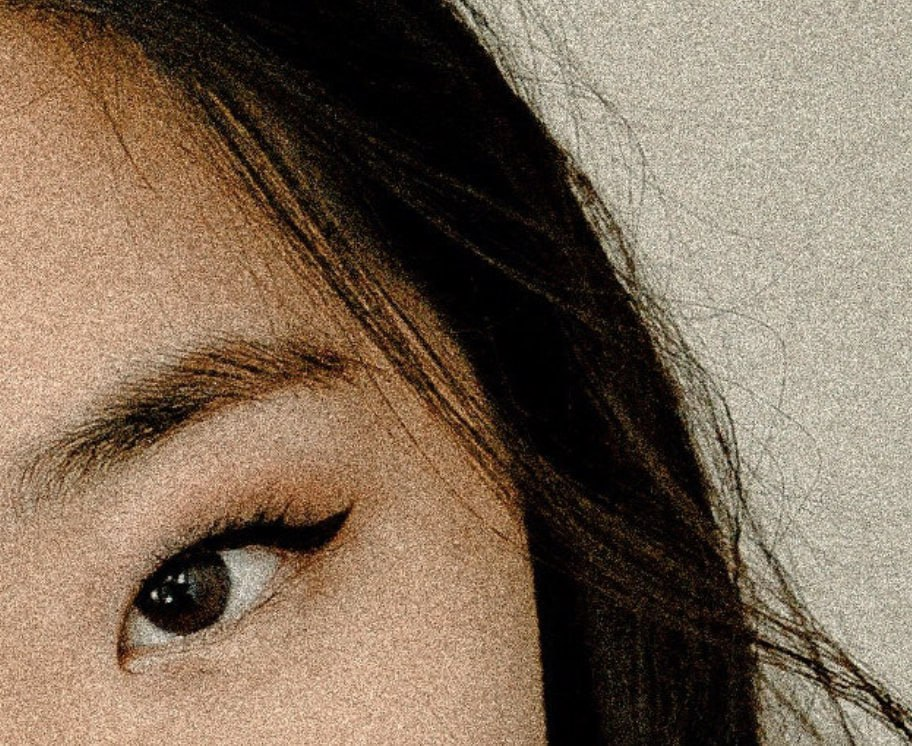
#> input picture Math/Noise/shum.jpg, 912 x 746 px, found by its file name
$ python MoreaYoshida.py
#> lines starting #> are read from the running program, lines starting #| are printed output that depends on the picture
import numpy as np
import cv2
from skimage.io import imread
from skimage.color import rgb2gray
from skimage.metrics import structural_similarity as ssim


def validate_images(original, compressed):
    if original is None or compressed is None:
        raise ValueError("Одно или оба изображения не загружены")
    if original.size == 0 or compressed.size == 0:
        raise ValueError("Изображения не должны быть пустыми")
    if original.dtype != np.uint8 or compressed.dtype != np.uint8:
        raise TypeError("Оба изображения должны быть 8-битными")
    if original.shape != compressed.shape:
        raise ValueError("Изображения должны быть одинакового размера")

def to_grayscale(image):
    if image.ndim == 3:
        return rgb2gray(image)
    return image

def PSNR(original, compressed):
    validate_images(original, compressed)
    mse = np.mean((original - compressed) ** 2)
    if mse == 0:
        return float('inf')
    max_pixel = 255.0
    return 20 * np.log10(max_pixel / np.sqrt(mse))

def SSIM(original, compressed):
    validate_images(original, compressed)
    gray1 = to_grayscale(original)
    gray2 = to_grayscale(compressed)
    score, _ = ssim(gray1, gray2, full=True) #data_range убрана, могут изменится результаты
    return score

def tv_norm(image, eps=1e-8, l=1, p=2):
    x_diff = image[:-1, :-1] - image[:-1, 1:]
    y_diff = image[:-1, :-1] - image[1:, :-1]
    grad_mag = (abs(x_diff**p) + abs(y_diff**p) + eps)**(l/p)
    loss = np.sum(grad_mag)
    dx_diff = x_diff / grad_mag
    dy_diff = y_diff / grad_mag
    grad = np.zeros_like(image, dtype=np.float64)
    grad[:-1, :-1] += dx_diff + dy_diff
    grad[:-1, 1:] -= dx_diff
    grad[1:, :-1] -= dy_diff
    return loss, grad

def lp_norm(image, orig_image, l, p):
    grad = (l/p)*(image - orig_image)
    loss = (np.sum(grad ** p)) ** (l/p)
    return loss, grad

def prox_tv(u, weight, iter=10):
    v = tv_norm(u.copy(),p=1)[1]
    for _ in range(iter):
        loss, grad = tv_norm(v, p=1)
        v = v - weight * grad
    return v

def my_tv_envelope(u, mu=0.001, prox_iter=20):
    v = np.array(prox_tv(u, weight=mu, iter=prox_iter))
    loss, _ = tv_norm(v, p=2)
    envelope = loss + (1 / (2 * mu)) * np.sum((v - u) ** 2)
    grad = v
    return envelope, grad

def eval_loss_and_grad(image, orig_image, strength=0.9, mu=0.01, useMorea=False):
    lp_loss, lp_grad = lp_norm(image, orig_image, 1, 2)
    if useMorea: # if true => MoreaYosida
        tv_loss, tv_grad = my_tv_envelope(image, mu)
        loss =  tv_loss + lp_loss
        grad =  tv_grad + lp_grad
    else: # if false => TV
        tv_loss, tv_grad = tv_norm(image, l=1, p=2)
        loss =  strength *tv_loss + lp_loss
        grad =  strength*tv_grad + lp_grad

    return loss, grad

def tv_denoise_gradient_descent(image, strength=0.1, step_size=1e-2, tol=3.2e-3, iter=0,
                                mu=0.01, use=False):
    orig_image = image.copy()
    momentum = np.zeros_like(image)
    momentum_beta = 0.9
    loss_smoothed = 0
    loss_smoothing_beta = 0.9
    i = 0

    if iter == 0:
        while True:
            i += 1
            loss, grad = eval_loss_and_grad(image, orig_image, strength, mu, use)
            loss_smoothed = loss_smoothed * loss_smoothing_beta + loss * (1 - loss_smoothing_beta)
            loss_smoothed_debiased = loss_smoothed / (1 - loss_smoothing_beta ** i)
            if i > 1 and loss_smoothed_debiased / loss < tol + 1:
                break
            step = step_size / (strength + 1)

            # momentum импульс
            # momentum_beta коэфицент к импульсу
            momentum = momentum * momentum_beta + grad * (1 - momentum_beta)
            image -= step / (1 - momentum_beta ** i) * momentum
    else:
        for i in range(1, iter):
            loss, grad = eval_loss_and_grad(image, orig_image, strength, mu, use)
            step = step_size / (strength + 1)
            momentum = momentum * momentum_beta + grad * (1 - momentum_beta)
            image -= step / (1 - momentum_beta ** i) * momentum

    return image

# Основной запуск
if __name__ == "__main__":
    image_path = "shum.jpg"
    output_path = "denoised_my_3.jpg"
    output_path_tv = "denoised_my_3_tv.jpg"

    image = cv2.imread(image_path, cv2.IMREAD_GRAYSCALE).astype(np.float32) / 255.0
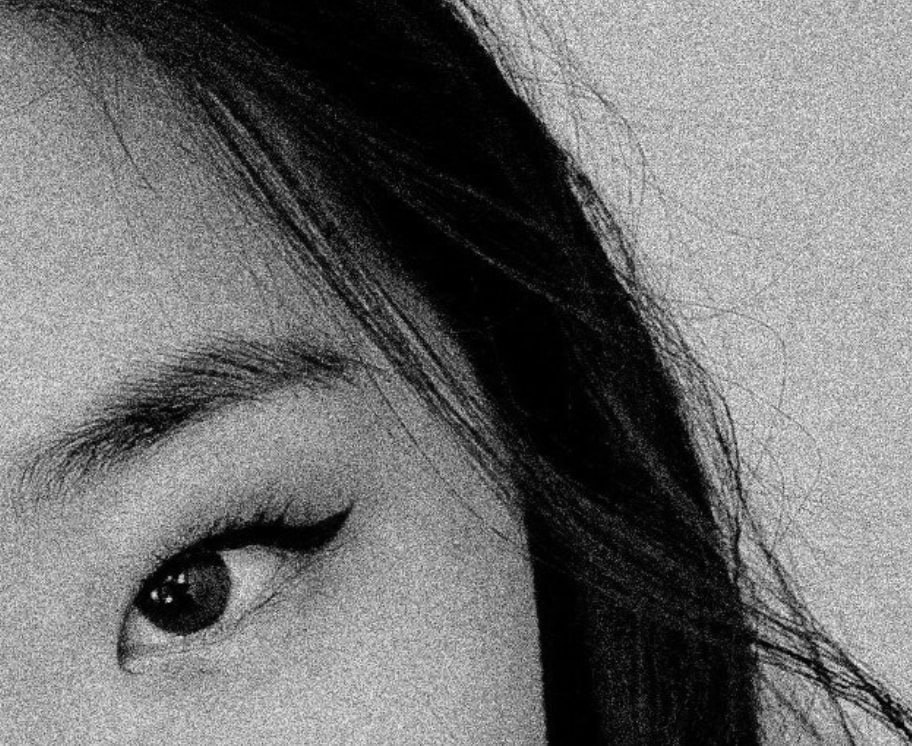
#> image: shape (746, 912) float32; min 0, max 1, mean 0.431

    denoised = tv_denoise_gradient_descent(image.copy(), strength=0.1, iter=20, mu=0.01, use=True)
#> the loop in tv_denoise_gradient_descent, `for i in range(1, iter):` made 19 passes
#> (loss, lp_loss in eval_loss_and_grad, tv_loss in eval_loss_and_grad) on passes 1 to 12: (38130614.4, 0, 38130614.4), (37870924.7, 3.6, 37870921.1), (35184473.4, 6.68, 35184466.8), (34206423.1, 9.51, 34206413.5), (33995498.6, 12.1, 33995486.5), (34040036.6, 14.47, 34040022.2), (34253336.6, 16.6, 34253320), (34634291.3, 18.5, 34634272.8), (35040441.3, 20.19, 35040421.1), (35494891.9, 21.66, 35494870.2), (35789777.4, 22.94, 35789754.5), (36097391.6, 24.02, 36097367.6)
#> pass 1, in tv_norm, `grad_mag = (abs(x_diff**p) + abs(y_diff**p) + eps)**(l/p)`:
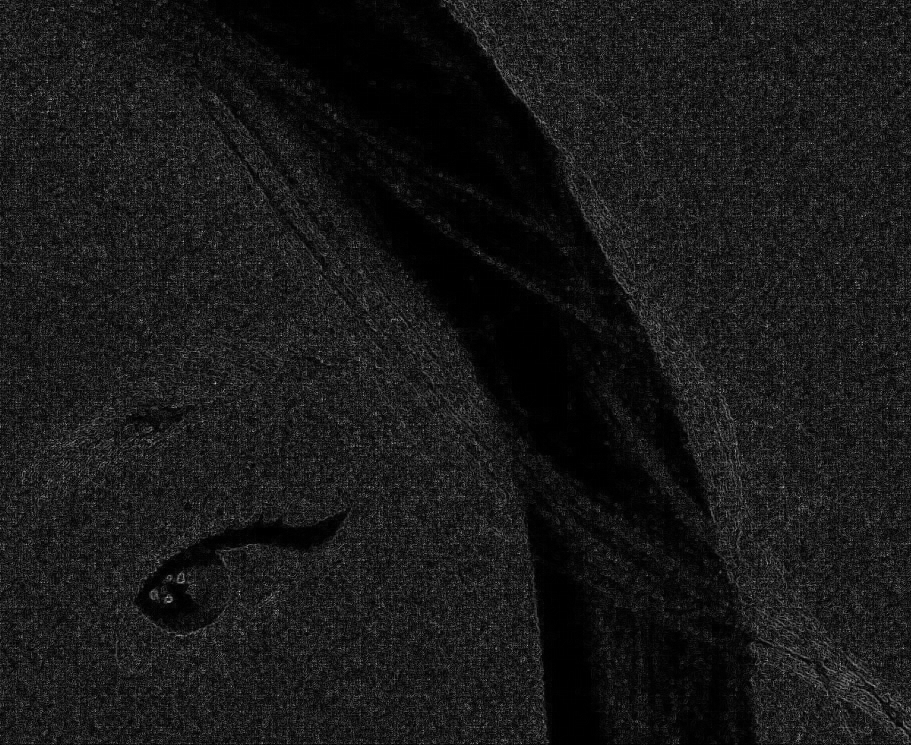
#> grad_mag: shape (745, 911) float32; min 1e-08, max 0.769, mean 0.0962
#> after the loop in tv_denoise_gradient_descent, `for i in range(1, iter):`:
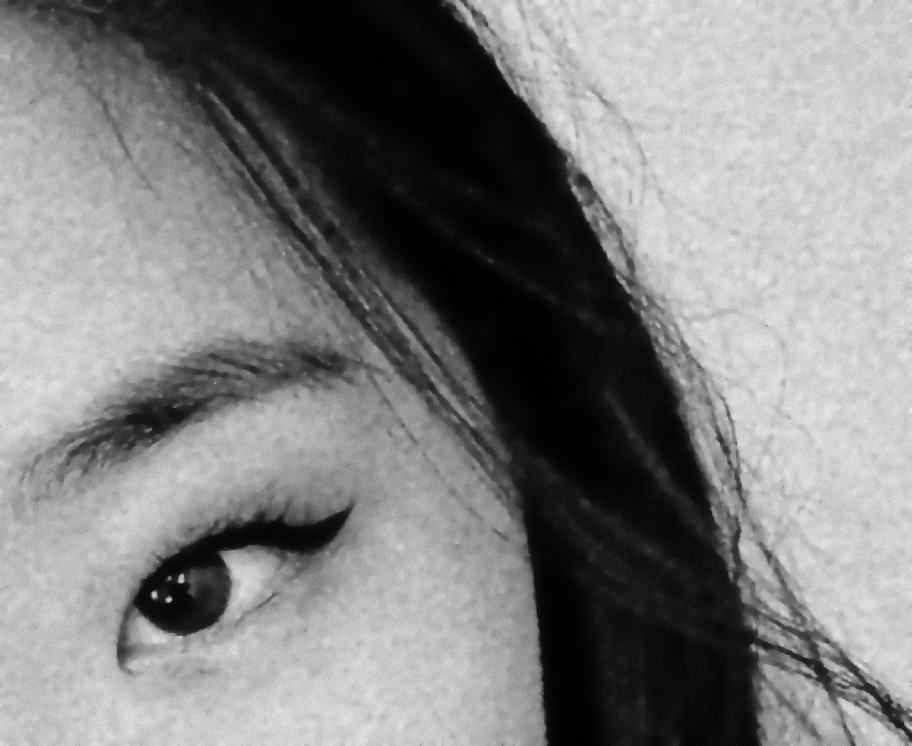
#> image: shape (746, 912) float32; min -0.00493, max 0.864, mean 0.431; drawn with min black and max white
#> after the loop in tv_denoise_gradient_descent, `for i in range(1, iter):`:
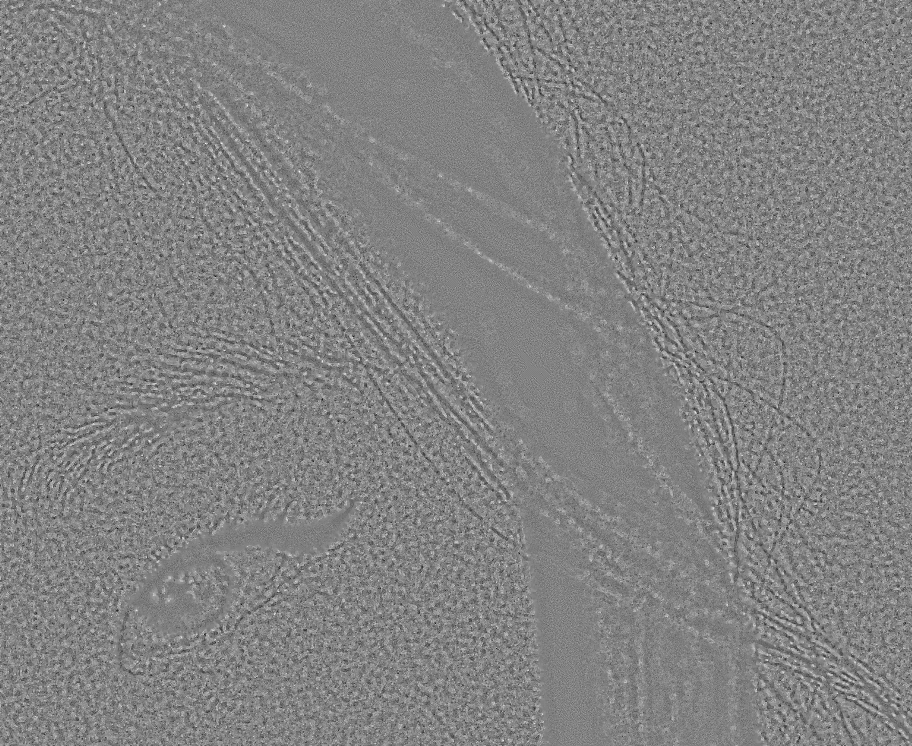
#> momentum: shape (746, 912) float64; min -1.75, max 1.66, mean 1.55e-11; drawn with min black and max white
    denoised_tv = tv_denoise_gradient_descent(image.copy(), strength=0.1, iter=100, mu=0.01, use=False)
#> the loop in tv_denoise_gradient_descent (call 2), `for i in range(1, iter):` made 99 passes
#> (loss, lp_loss in eval_loss_and_grad, tv_loss in eval_loss_and_grad) on passes 1 to 12: (5136.8, 0, 51367.5), (4998.5, 0.569, 49978.9), (4865.9, 1.13, 48647.9), (4738.7, 1.67, 47370.7), (4616.5, 2.2, 46142.9), (4499, 2.73, 44963.1), (4386, 3.24, 43827.9), (4277.2, 3.74, 42735), (4172.4, 4.23, 41681.4), (4071.1, 4.72, 40664.2), (3973.3, 5.19, 39681), (3878.7, 5.65, 38730.4)
#> pass 1, in tv_norm (call 419), `dy_diff = y_diff / grad_mag`:
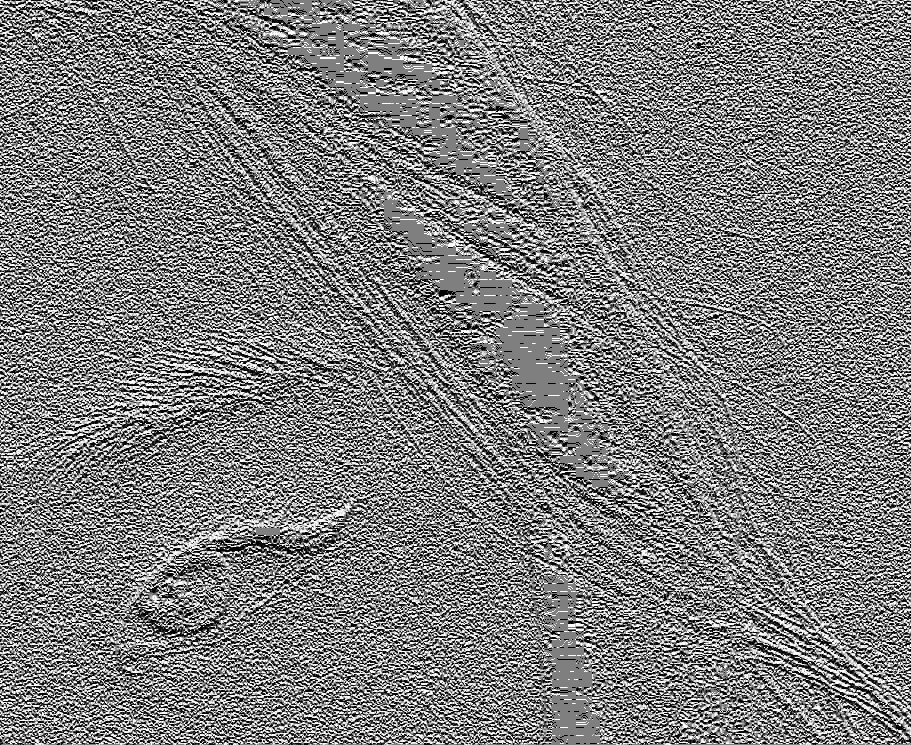
#> dy_diff: shape (745, 911) float32; min -1, max 1, mean -0.0062; drawn with min black and max white
#> pass 1, in eval_loss_and_grad (call 20), `tv_loss, tv_grad = tv_norm(image, l=1, p=2)`:
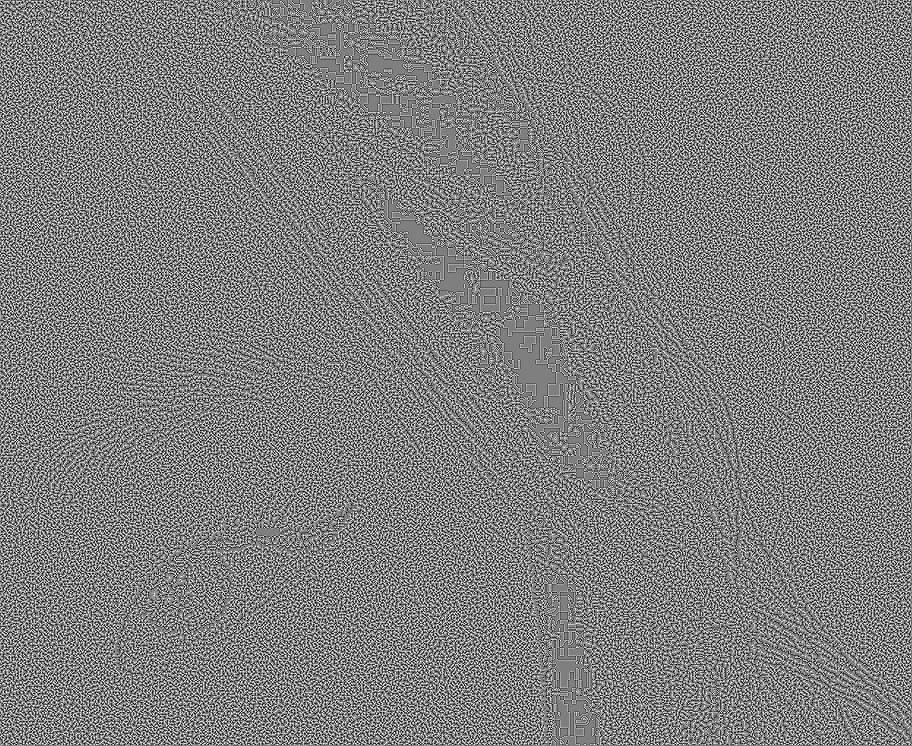
#> tv_grad: shape (746, 912) float64; min -3.41, max 3.41, mean 2.2e-12; drawn with min black and max white


    cv2.imwrite(output_path, (denoised * 255).clip(0, 255).astype(np.uint8))
    cv2.imwrite(output_path_tv, (denoised_tv * 255).clip(0, 255).astype(np.uint8))


    original = (image * 255).astype(np.uint8)
    denoised_uint8 = (denoised * 255).astype(np.uint8)
    denoised_uint8_tv = (denoised_tv * 255).astype(np.uint8)
    print(f"Moreau–Yosida → PSNR: {PSNR(original, denoised_uint8):.2f}, SSIM: {SSIM(original, denoised_uint8):.4f}")
#| Moreau–Yosida → PSNR: 29.58, SSIM: 0.3580
    print(f"TV → PSNR: {PSNR(original, denoised_uint8_tv):.2f}, SSIM: {SSIM(original, denoised_uint8_tv):.4f}")
#| TV → PSNR: 29.89, SSIM: 0.5247

$ run again, with Math/Noise/rentgen.jpg copied over Math/Noise/shum.jpg
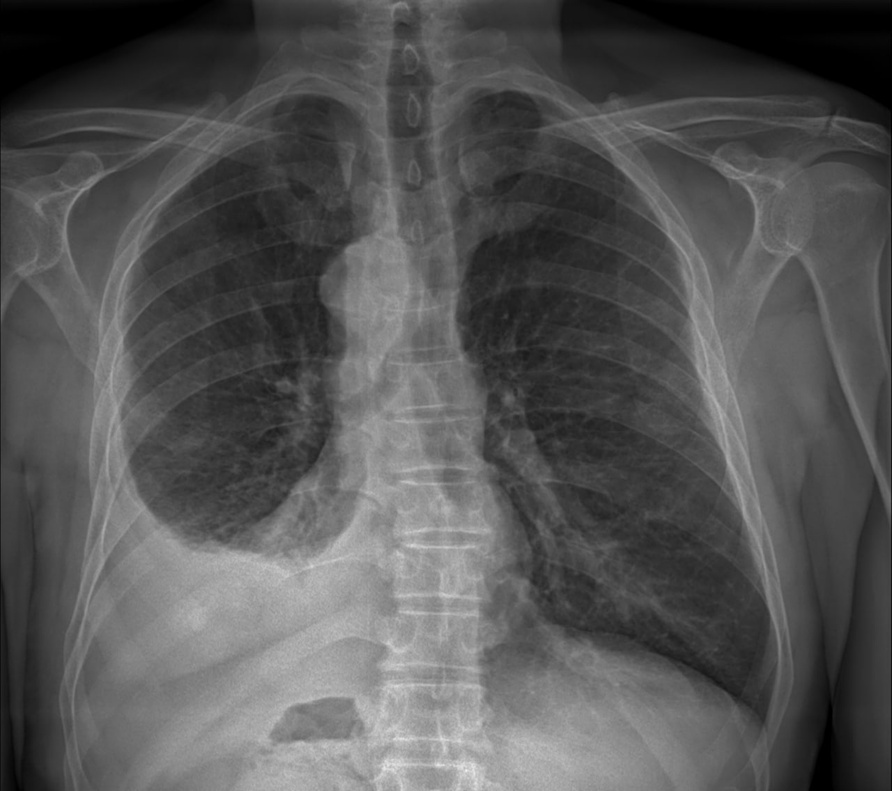
#> input picture Math/Noise/rentgen.jpg, 892 x 791 px, shrunk from 1280 x 1136 before the run, found by its file name
#> the loop in tv_denoise_gradient_descent, `for i in range(1, iter):` made 19 passes
#> (loss, lp_loss in eval_loss_and_grad, tv_loss in eval_loss_and_grad) on passes 1 to 8: (27467883.2, 0, 27467883.2), (40631256.4, 3.04, 40631253.4), (36644711.7, 4.08, 36644707.6), (36643897.1, 4.66, 36643892.4), (36843166.1, 5.09, 36843161), (36432559, 5.47, 36432553.6), (35465467.6, 5.81, 35465461.8), (34777543.8, 6.12, 34777537.7)
#> pass 1, in tv_norm, `grad_mag = (abs(x_diff**p) + abs(y_diff**p) + eps)**(l/p)`:
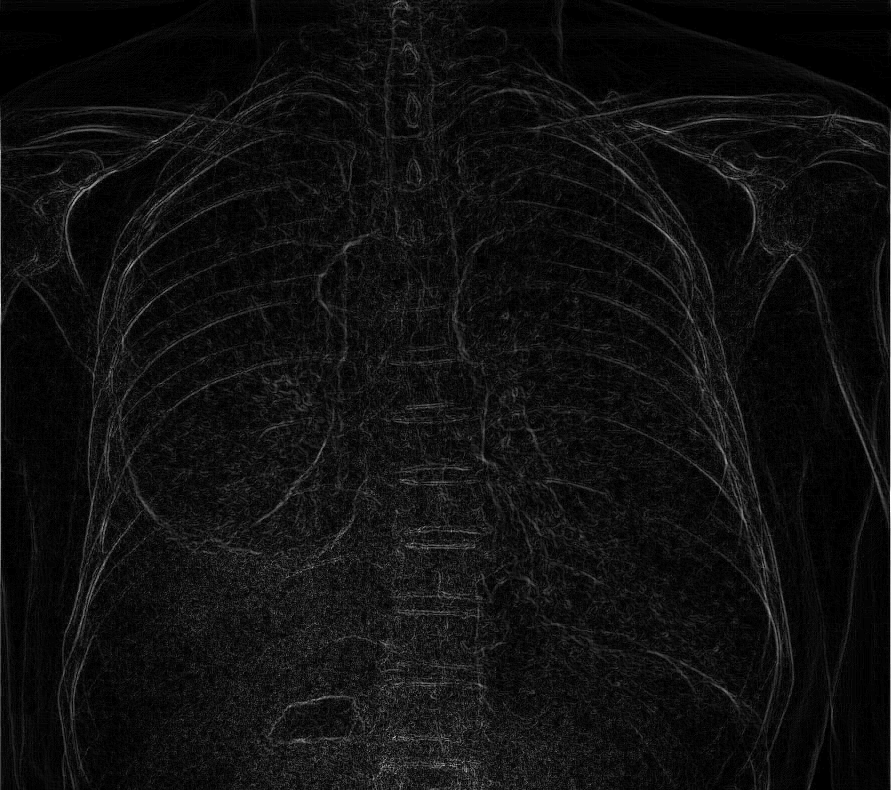
#> grad_mag: shape (790, 891) float32; min 1e-08, max 0.247, mean 0.0154; drawn with min black and max white
#> the loop in tv_denoise_gradient_descent (call 2), `for i in range(1, iter):` made 99 passes
#> (loss, lp_loss in eval_loss_and_grad, tv_loss in eval_loss_and_grad) on passes 1 to 8: (875.6, 0, 8756.3), (796, 0.465, 7954.9), (739.5, 0.864, 7386), (696.7, 1.2, 6955.1), (662.4, 1.5, 6608.5), (634.1, 1.77, 6323), (610.2, 2, 6081.8), (589.6, 2.22, 5873.4)
#> after the loop in tv_denoise_gradient_descent (call 2), `for i in range(1, iter):`:
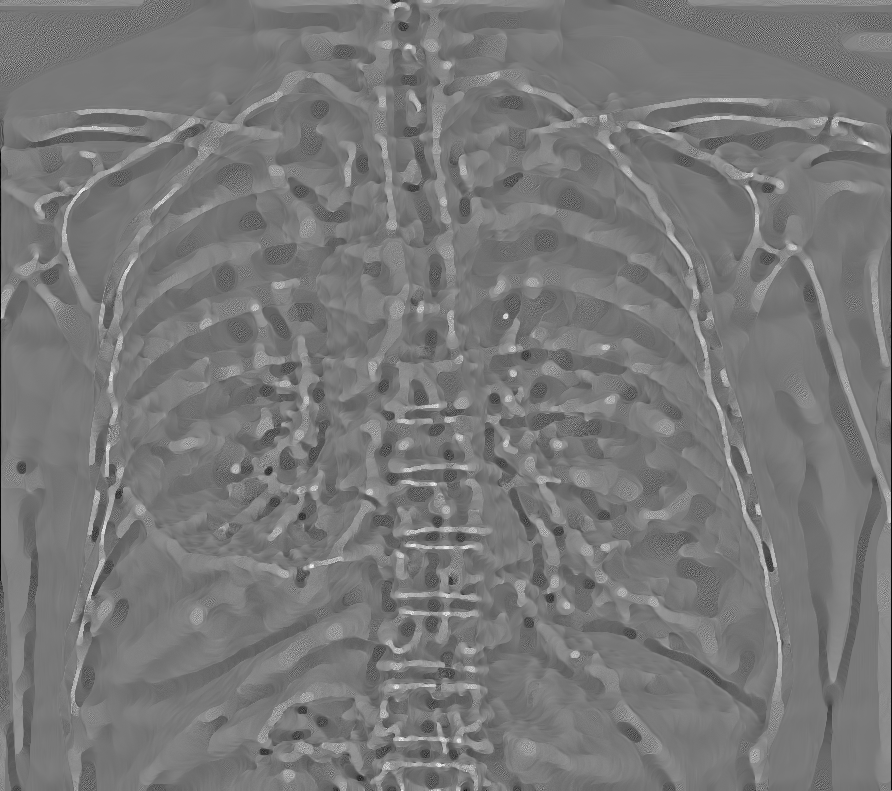
#> momentum: shape (791, 892) float64; min -0.0716, max 0.0799, mean 2.71e-11; drawn with min black and max white
#> original is the input picture: shape (791, 892); min 0, max 244, mean 84.7
#| Moreau–Yosida → PSNR: 34.44, SSIM: 0.8255
#| TV → PSNR: 36.17, SSIM: 0.8855
